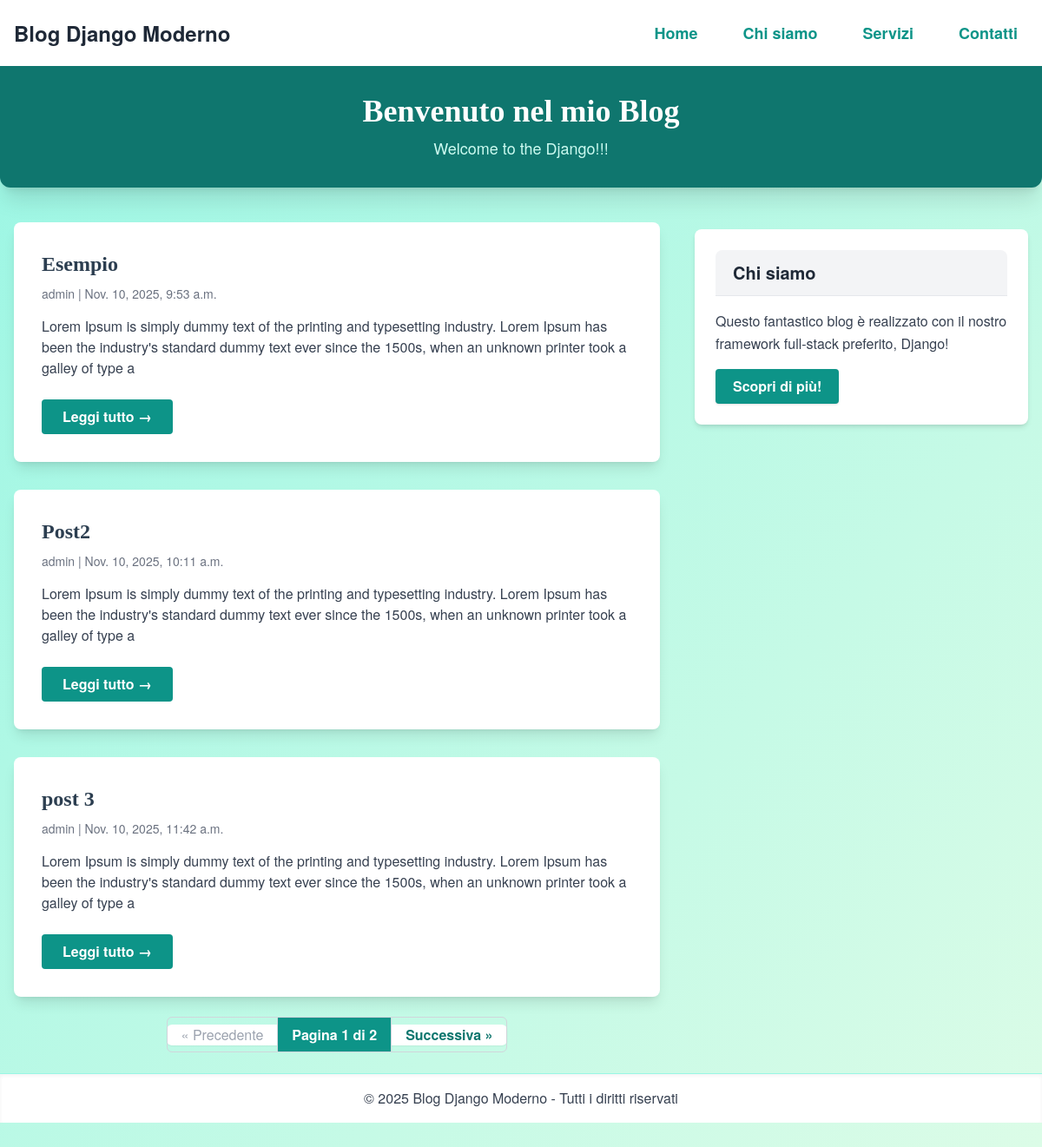
The page / on the database its author committed.
### blog/models.py (models this page shows)
class Post(models.Model):
    title=models.CharField(max_length=200, unique=True)
    slug=models.SlugField(max_length=200, unique=True)
    author=models.ForeignKey(User, on_delete=models.CASCADE, related_name='blog_posts')
    update_on=models.DateTimeField(auto_now=True)
    content=models.TextField()
    created_on=models.DateTimeField(auto_now_add=True)
    status=models.IntegerField(choices=STATUS, default=0)
    imagine=models.ImageField(upload_to='blog/', null= True , blank=True)

### blog/views.py (the view)
# urls.py: path('', views.PostList.as_view(),name='home'),
class PostList(generic.ListView):
    queryset=Post.objects.filter(status=1).order_by('created_on')
    template_name='blog/index.html'
    paginate_by=3

### blog/templates/blog/index.html (shortened to what this page needs)
{% extends "blog/base.html" %} {% block content %}
<header class="bg-teal-700 p-8 mb-10 rounded-b-xl shadow-xl">
  <div class="max-w-5xl mx-auto text-center">
    <h1 class="text-white text-3xl md:text-4xl font-bold mb-2">
      Benvenuto nel mio Blog
    </h1>
    <p class="text-teal-100 text-lg">Welcome to the Django!!!</p>
  </div>
</header>
<main class="flex flex-col md:flex-row gap-10 max-w-7xl mx-auto w-full px-4">
  <section class="w-full md:w-2/3 flex-1">
    {% for post in post_list %}
    <div class="bg-white rounded-lg shadow-lg mb-8 p-8">
      <h2 class="text-2xl font-bold mb-2">{{ post.title }}</h2>
      <p class="text-gray-500 mb-4 text-sm">
        {{ post.author }} | {{ post.created_on }}
      </p>
      <p class="text-gray-700 mb-6">{{ post.content|slice:":200" }}</p>
      <a
        href="{% url 'post_detail' post.slug %}"
        class="inline-block bg-teal-600 text-white font-semibold px-6 py-2 rounded hover:bg-teal-700 transition"
      >
        Leggi tutto &rarr;
      </a>
    </div>
    {% endfor %} {% if is_paginated %}
    <nav aria-label="Navigazione pagine" class="flex justify-center my-8">
      <ul class="inline-flex rounded-md shadow-sm bg-white">
        {% if page_obj.has_previous %}
        <li>
          <a
            href="?page={{ page_obj.previous_page_number }}"
            class="px-4 py-2 border border-gray-300 text-teal-700 hover:bg-teal-50 rounded-l-md font-semibold transition-colors duration-200"
            >&laquo; Precedente</a
          >
        </li>
        {% else %}
        <li>
          <span
            class="px-4 py-2 border border-gray-300 text-gray-400 rounded-l-md cursor-not-allowed"
            >&laquo; Precedente</span
          >
        </li>
        {% endif %}
        <li>
          <span
            class="px-4 py-2 border-t border-b border-gray-300 bg-teal-600 text-white font-semibold"
          >
            Pagina {{ page_obj.number }} di {{ page_obj.paginator.num_pages }}
          </span>
        </li>
        {% if page_obj.has_next %}
        <li>
          <a
            href="?page={{ page_obj.next_page_number }}"
            class="px-4 py-2 border border-gray-300 text-teal-700 hover:bg-teal-50 rounded-r-md font-semibold transition-colors duration-200"
            >Successiva &raquo;</a
          >
        </li>
        {% endif %}
      </ul>
    </nav>
    {% endif %}
  </section>
  <aside class="w-full md:w-96 flex-shrink-0">
    {% include 'blog/sidebar.html' %}
  </aside>
</main>
{% endblock %}

### blog/templates/blog/base.html (shortened to what this page needs)
{% load static %}
<!DOCTYPE html>
<html lang="it">
  <head>
    <link rel="stylesheet" href="{% static 'blog/style.css' %}" />
    <script src="https://cdn.tailwindcss.com"></script>
  </head>
  <body
    class="min-h-screen bg-gradient-to-br from-teal-200 to-green-100 font-inter flex flex-col"
  >
    <header class="bg-white shadow-md font-montserrat">
      <div
        class="max-w-7xl mx-auto flex items-center justify-between px-4 py-4"
      >
        <div class="text-2xl text-gray-800 font-bold">
          <a href="{% url 'home' %}" class="hover:text-teal-500 transition"
            >Blog Django Moderno</a
          >
        </div>
        <nav class="hidden md:flex flex-row gap-7 text-lg font-semibold">
          <a
            href="{% url 'home' %}"
            class="text-teal-600 rounded-md px-3 py-2 hover:bg-teal-50 transition"
            >Home</a
          >
          <a
            href="#"
            class="text-teal-600 rounded-md px-3 py-2 hover:bg-teal-50 transition"
            >Chi siamo</a
          >
          <a
            href="#"
            class="text-teal-600 rounded-md px-3 py-2 hover:bg-teal-50 transition"
            >Servizi</a
          >
          <a
            href="#"
            class="text-teal-600 rounded-md px-3 py-2 hover:bg-teal-50 transition"
            >Contatti</a
          >
        </nav>
      </div>
    </header>
    <main class="flex-1 flex flex-col">{% block content %} {% endblock %}</main>
    <footer
      class="bg-white border-t border-teal-200 shadow-inner text-center py-4 font-montserrat text-gray-700 text-base"
    >
      &copy; {{ year|default:"2025" }} Blog Django Moderno - Tutti i diritti
      riservati
    </footer>
  </body>
</html>

### blog/templates/blog/sidebar.html
<div class="bg-white rounded-lg shadow-md p-6 mt-2 mb-10 md:mb-0">
  <h5
    class="bg-gray-100 text-gray-800 font-semibold text-xl px-5 py-3 rounded-t-lg border-b border-gray-200 mb-4"
  >
    Chi siamo
  </h5>
  <div>
    <p class="text-gray-700 leading-relaxed mb-4 break-words">
      Questo fantastico blog è realizzato con il nostro framework full-stack
      preferito, Django!
    </p>
    <a
      href="https://devnowcode.github.io/sc/"
      class="inline-block bg-teal-600 hover:bg-teal-700 text-white font-semibold px-5 py-2 rounded transition-colors duration-200 shadow"
    >
      Scopri di più!
    </a>
  </div>
</div>

### blog/static/css/style.css (style rules this page uses)
:root { --colore-primario: #3498db; --colore-secondario: #2c3e50; --colore-sfondo: #f8f9fa; --colore-card: #ffffff; --colore-bordo: #ecf0f1; --font-principale: 'Helvetica Neue', Helvetica, Arial, sans-serif; --font-titoli: 'Georgia', serif; }
*, *::before, *::after { box-sizing: border-box; margin: 0; padding: 0; }
body { font-family: var(--font-principale); background-color: var(--colore-sfondo); color: var(--colore-secondario); line-height: 1.6; padding-bottom: 50px; }
h1, h2, h3 { font-family: var(--font-titoli); color: var(--colore-secondario); margin-bottom: 0.5em; font-weight: 700; }
h1 { font-size: 2.5em; margin-top: 1em; }
h2 { font-size: 1.8em; margin-top: 1.5em; }
p { margin-bottom: 1em; }
a { color: var(--colore-primario); text-decoration: none; transition: color 0.3s ease; }

### rows shown on the page
Post: title "Esempio", author "admin", created_on "Nov. 10, 2025, 9:53 a.m.", content "Lorem Ipsum is simply dummy text of the printing and typesetting industry. Lorem Ipsum has been the industry's standard dummy text ever since the 1500s, when an unknown printer took a galley of type a"
Post: title "Post2", author "admin", created_on "Nov. 10, 2025, 10:11 a.m.", content "Lorem Ipsum is simply dummy text of the printing and typesetting industry. Lorem Ipsum has been the industry's standard dummy text ever since the 1500s, when an unknown printer took a galley of type a"
Post: title "post 3", author "admin", created_on "Nov. 10, 2025, 11:42 a.m.", content "Lorem Ipsum is simply dummy text of the printing and typesetting industry. Lorem Ipsum has been the industry's standard dummy text ever since the 1500s, when an unknown printer took a galley of type a"

### other values the page prints
{{ page_obj.number }} "1"
{{ page_obj.paginator.num_pages }} "2"
{{ year|default:"2025" }} "2025"
